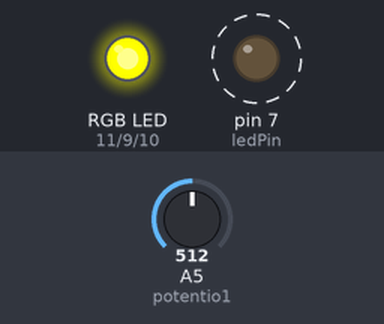
Bench run of a sketch on a simulated Arduino Uno, built with avr-gcc and run on an emulated ATmega328P. On the bench: an RGB LED mixed from three pins (HIGH = lit), output pins drawn as LEDs (lit = HIGH). Dashed ring = blinking. Inputs (shaded band) come from the test bench; at power-on: A5 (potentio1) = 512. Dim RGB values are drawn brighter than linear.

Above: at 1.9 s.
2.0 s: A5 (potentio1) set to 351
At 2.4 s:
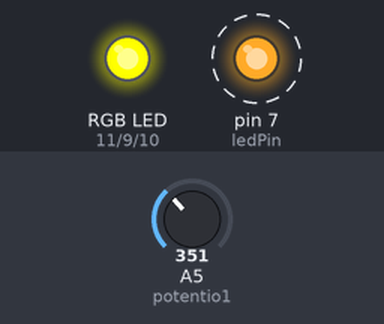
5.5 s: A5 (potentio1) set to 329
At 6.47 s:
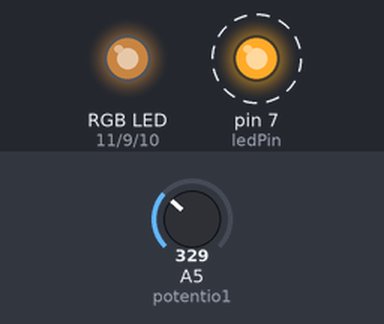
9.0 s: A5 (potentio1) set to 182
12.5 s: A5 (potentio1) set to 154
At 12.63 s:
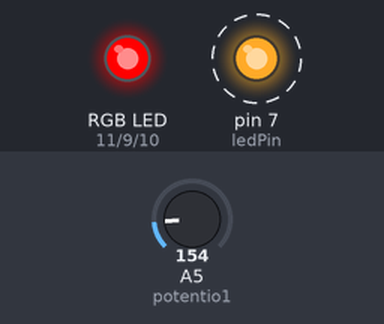
16.0 s: A5 (potentio1) set to 511
At 16.7 s:
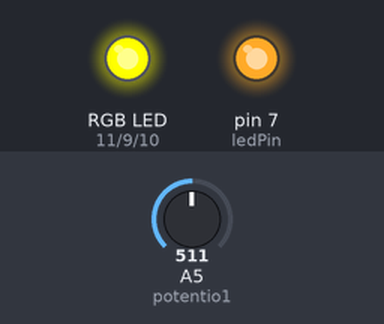
19.5 s: A5 (potentio1) set to 332
At 20.16 s:
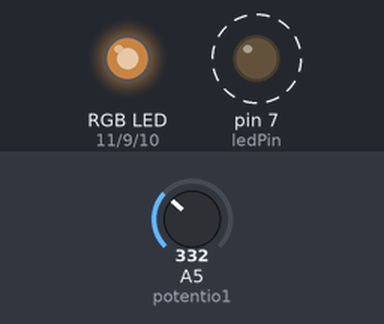
Timing chart, 0 to 24.0 s (numbered marks = the images above; inputs shaded):
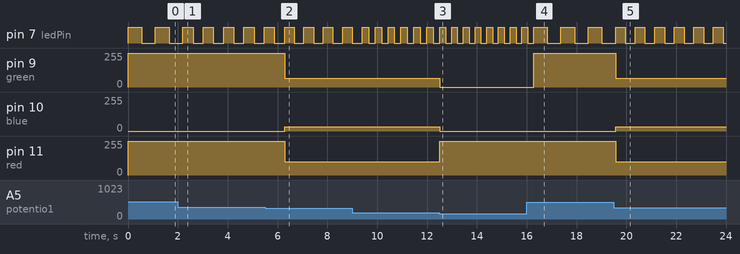

Measured:
- the behaviour switches between 342 and 341 on A5 (potentio1) (found by bisection; images 1 and 2)
- the behaviour switches between 171 and 170 on A5 (potentio1) (found by bisection; images 2 and 3)
- after the input at 2.0 s, pin 7 (ledPin): alternates HIGH for 0.41 s and LOW for 0.41 s, starting after 0.61 s
- after the input at 5.5 s, pin 9 (green): 255/255 → 67/255 after 0.78 s; pin 10 (blue): 0/255 → 33/255 after 0.78 s; pin 11 (red): 255/255 → 101/255 after 0.78 s
- after the input at 12.5 s, pin 9 (green): 67/255 → 0/255 at once; pin 10 (blue): 33/255 → 0/255 at once; pin 11 (red): 101/255 → 255/255 at once
- after the input at 16.0 s, pin 9 (green): 0/255 → 255/255 after 0.28 s
- after the input at 19.5 s, pin 7 (ledPin): alternates HIGH for 0.39 s and LOW for 0.39 s, starting after 0.46 s; pin 9 (green): 255/255 → 67/255 after 0.07 s; pin 10 (blue): 0/255 → 33/255 after 0.07 s; pin 11 (red): 255/255 → 101/255 after 0.07 s
- by itself, pin 7 (ledPin): alternates HIGH for 0.55 s and LOW for 0.55 s

The sketch:

Question_2.ino
```cpp
// C++ code
//
int potentio1 = A5;
int red = 11;
int green = 9;
int blue = 10;
int ledPin = 7;

void setup() {
  pinMode(red, OUTPUT);
  pinMode(green, OUTPUT);
  pinMode(blue, OUTPUT);
  pinMode(ledPin, OUTPUT);
}

void loop() {
  int potentioVal = analogRead(potentio1);

  if (potentioVal<171){
  analogWrite(red, 255);
  analogWrite(green, 0);
  analogWrite(blue, 0);
  }
  else if (potentioVal<342){
  analogWrite(red, 101);
  analogWrite(green, 67);
  analogWrite(blue, 33);
  }
  else if (potentioVal<513){
  analogWrite(red, 255);
  analogWrite(green, 255);
  analogWrite(blue, 0);
  }
  else if (potentioVal<684){
  analogWrite(red, 0);
  analogWrite(green, 255);
  analogWrite(blue, 0);
  }
  else if (potentioVal<855){
  analogWrite(red, 0);
  analogWrite(green, 0);
  analogWrite(blue, 255);
  }
  else if (potentioVal<=1023){
  analogWrite(red, 127);
  analogWrite(green, 0);
  analogWrite(blue, 255);
  }

  int delayTime = map(potentioVal, 0, 1023, 100, 1000);

  digitalWrite(ledPin, HIGH);
  delay(delayTime);
  digitalWrite(ledPin, LOW);
  delay(delayTime);
}
```
